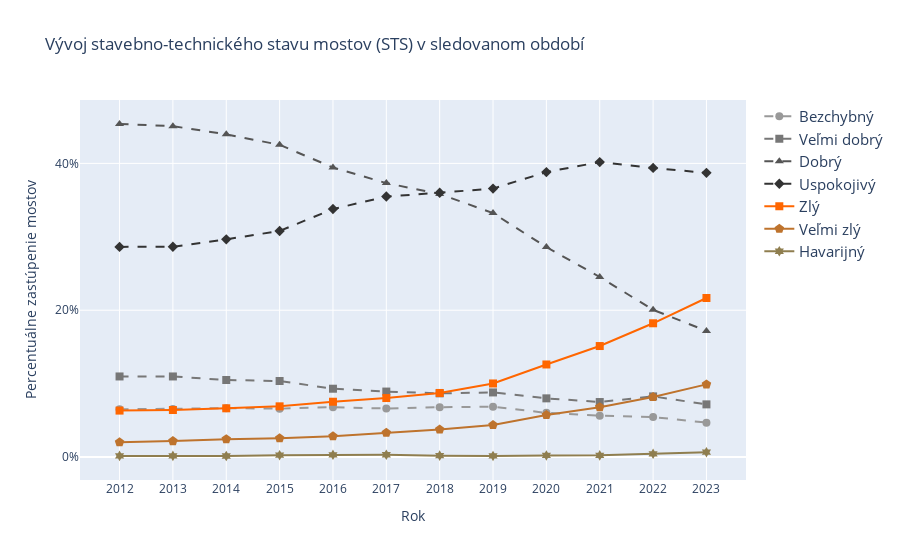

Here is the notebook cell this chart was saved with:
### Markdown cell above
# Dáta

Dáta použité v tomto dokumente sú voľne dostupné v cestnej databanke [1] [cestnej databanke](https://www.cdb.sk/sk/statisticke-vystupy.alej) Slovenskej správy ciest.

### Code cell
fig_7.show()

### Figure 1 — Plotly figure (JSON) as saved in the notebook; plotly's stock layout.template omitted (floating-point values rounded to 4 significant figures)
{"data": [{"line": {"dash": "dash"}, "marker": {"color": "#999999", "size": 8, "symbol": "circle"}, "mode": "lines+markers", "name": "Bezchybný", "type": "scatter", "x": [2012, 2013, 2014, 2015, 2016, 2017, 2018, 2019, 2020, 2021, 2022, 2023], "y": [0.06505, 0.06559, 0.06657, 0.06591, 0.06798, 0.06617, 0.06793, 0.06856, 0.06021, 0.05642, 0.05452, 0.0469]}, {"line": {"dash": "dash"}, "marker": {"color": "#777777", "size": 8, "symbol": "square"}, "mode": "lines+markers", "name": "Veľmi dobrý", "type": "scatter", "x": [2012, 2013, 2014, 2015, 2016, 2017, 2018, 2019, 2020, 2021, 2022, 2023], "y": [0.1098, 0.1098, 0.105, 0.1036, 0.09311, 0.08923, 0.08681, 0.08804, 0.07998, 0.07497, 0.08265, 0.07177]}, {"line": {"dash": "dash"}, "marker": {"color": "#555555", "size": 8, "symbol": "triangle-up"}, "mode": "lines+markers", "name": "Dobrý", "type": "scatter", "x": [2012, 2013, 2014, 2015, 2016, 2017, 2018, 2019, 2020, 2021, 2022, 2023], "y": [0.4536, 0.4507, 0.4396, 0.4253, 0.3944, 0.3731, 0.3584, 0.3323, 0.286, 0.2453, 0.2005, 0.1719]}, {"line": {"dash": "dash"}, "marker": {"color": "#333333", "size": 8, "symbol": "diamond"}, "mode": "lines+markers", "name": "Uspokojivý", "type": "scatter", "x": [2012, 2013, 2014, 2015, 2016, 2017, 2018, 2019, 2020, 2021, 2022, 2023], "y": [0.2863, 0.2864, 0.2966, 0.308, 0.3378, 0.3548, 0.3601, 0.3657, 0.3882, 0.4018, 0.3938, 0.3871]}, {"line": {"dash": "solid"}, "marker": {"color": "#FF6600", "size": 8, "symbol": "square"}, "mode": "lines+markers", "name": "Zlý", "type": "scatter", "x": [2012, 2013, 2014, 2015, 2016, 2017, 2018, 2019, 2020, 2021, 2022, 2023], "y": [0.06332, 0.06412, 0.06644, 0.06911, 0.07539, 0.0804, 0.08733, 0.1002, 0.1261, 0.1512, 0.1822, 0.2167]}, {"line": {"dash": "solid"}, "marker": {"color": "#be732d", "size": 10, "symbol": "pentagon"}, "mode": "lines+markers", "name": "Veľmi zlý", "type": "scatter", "x": [2012, 2013, 2014, 2015, 2016, 2017, 2018, 2019, 2020, 2021, 2022, 2023], "y": [0.0203, 0.02177, 0.02441, 0.02557, 0.0283, 0.03308, 0.0375, 0.04363, 0.05737, 0.06801, 0.08178, 0.099]}, {"line": {"dash": "solid"}, "marker": {"color": "#8F7E4F", "size": 8, "symbol": "hexagram"}, "mode": "lines+markers", "name": "Havarijný", "type": "scatter", "x": [2012, 2013, 2014, 2015, 2016, 2017, 2018, 2019, 2020, 2021, 2022, 2023], "y": [0.001603, 0.001603, 0.001467, 0.00253, 0.003042, 0.003163, 0.001967, 0.001558, 0.002197, 0.002319, 0.004481, 0.006682]}], "layout": {"legend": {"font": {"size": 15}}, "title": {"text": "Vývoj stavebno-technického stavu mostov (STS) v sledovanom období"}, "xaxis": {"tickmode": "array", "ticktext": [2012, 2013, 2014, 2015, 2016, 2017, 2018, 2019, 2020, 2021, 2022, 2023], "tickvals": [2012, 2013, 2014, 2015, 2016, 2017, 2018, 2019, 2020, 2021, 2022, 2023], "title": {"text": "Rok"}}, "yaxis": {"ticktext": ["0%", "20%", "40%", "60%", "80%", "100%"], "tickvals": [0, 0.2, 0.4, 0.6, 0.8, 1], "title": {"text": "Percentuálne zastúpenie mostov"}}}}
